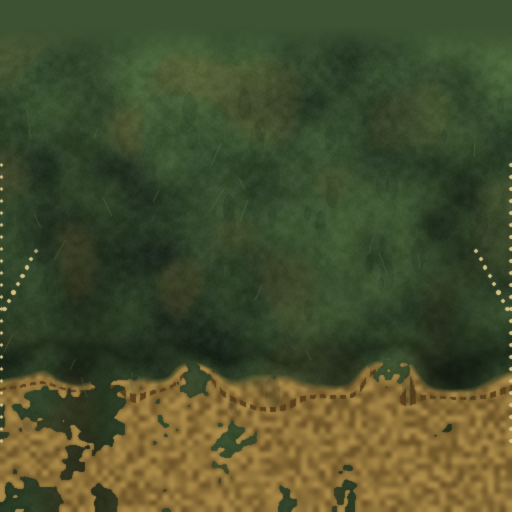
#> input picture art-src/personagens/arqueiro/texturas_capuz/T_Capuz_BC.png, 512 x 512 px, found by its file name
$ python tex2.py
#> lines starting #> are read from the running program, lines starting #| are printed output that depends on the picture
import numpy as np, os
import os as _os
_AQUI = _os.path.dirname(_os.path.abspath(__file__))
_R7 = _os.path.dirname(_AQUI)
_RAIZ = _os.path.abspath(_os.path.join(_R7, "..", "..", "..", ".."))
FONTE = _os.environ.get("ARQ_FONTE_ORIG", _os.path.join(_R7, "_fonte_original"))   # GLBs/texturas pre-polida (somente leitura)
SAIDA = _os.environ.get("ARQ_SAIDA", _os.path.join(_RAIZ, "godot", "art", "models", "personagens", "arqueiro"))
TRAB = _os.environ.get("ARQ_TRAB", _os.path.join(_R7, "_trabalho", "capuz"))   # intermediarios (fora do git)
_os.makedirs(TRAB, exist_ok=True)
from PIL import Image, ImageFilter
rng=np.random.default_rng(7)
def weave(h,w,p=6,amp=0.07):
    y,x=np.mgrid[0:h,0:w].astype(float)
    a=np.sin(2*np.pi*x/p)*np.sin(2*np.pi*y/p)       # tafeta
    th=np.sin(2*np.pi*(x+ (y//p)%2*p/2)/p)         # fio
    n=rng.normal(0,1,(h,w)); n=np.array(Image.fromarray(((n-n.min())/(np.ptp(n))*255).astype(np.uint8)).filter(ImageFilter.GaussianBlur(1.2)),float)/255-0.5
    return 1+amp*(0.6*a+0.4*th)+0.10*n
# ---- capuz
o=Image.open(os.path.join(TRAB,"orig","T_Capuz_BC.png")).convert("RGB"); A=np.array(o,float)/255; H,W,_=A.shape
#> further down, o is the input picture: PIL image 512x512 RGB; mean R, G, B 71.2, 78.7, 45
#> after `H, W, _ = A.shape`: H = 512; W = 512
band=int(H*0.745)
#> band = 381
lum=A[:,:,1]
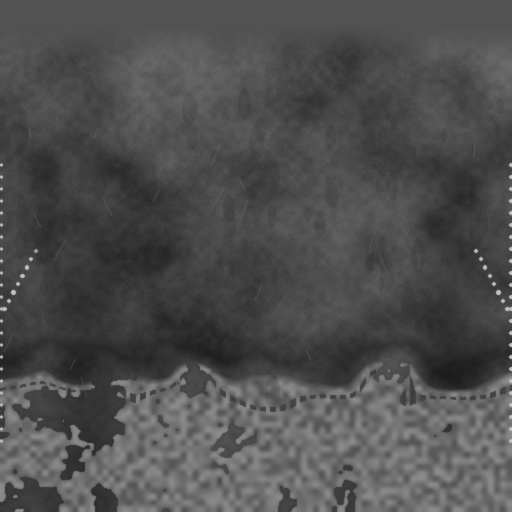
#> lum: shape (512, 512) float64; min 0.102, max 0.769, mean 0.309
col=lum[int(H*.08):band].mean(0)
#> col = 512 values, max 0.4 at index 511, min 0.231 at index 79, mean 0.27
k=np.ones(25)/25; colw=np.convolve(np.r_[col[-12:],col,col[:12]],k,'valid')[:W]
#> after `colw = np.convolve(np.r_[col[-12:], col, col[:12]], k, 'valid')[:W]`: colw = 512 values, max 0.306 at index 502, min 0.233 at index 88, mean 0.27
colw=(colw-colw.mean())/colw.std()
#> colw = 512 values, max 1.9 at index 502, min -2.01 at index 88, mean -4.16e-16
# dobras largas suaves em v tambem (caimento): 2 faixas verticais largas + gradiente para o barrado
y,x=np.mgrid[0:H,0:W].astype(float)
base=np.array([0.16,0.31,0.125])
fold=0.9*colw[None,:]*0.16+0.16*np.sin(2*np.pi*(x/W*2+0.1))+0.06*np.sin(2*np.pi*(x/W*5+0.4)+y/H*3)
fv=1-0.18*(np.clip((y-H*0.55)/(H*0.2),0,1))        # escurece perto do barrado
vig=1-0.25*np.clip(1-y/(H*0.08),0,1)*0
G=base[None,None,:]*(1+fold+0.0)[:,:,None]*fv[:,:,None]
# luz suave: topo mais claro
G=G*(1+0.30*np.clip(1-y/H*1.4,0,1)**1.5)[:,:,None]
G[:,:,1]*=1+0.10*np.clip(np.sin(2*np.pi*(x/W*2+0.1)),0,1)
G[:,:,0]*=1+0.18*np.clip(np.sin(2*np.pi*(x/W*2+0.1)),0,1)
G=G*weave(H,W)[:,:,None]
# tom: leve variacao de matiz (verde-oliva) em manchas MUITO suaves
n=rng.normal(0,1,(H//16,W//16)); n=np.array(Image.fromarray(((n-n.min())/np.ptp(n)*255).astype(np.uint8)).resize((W,H),Image.BICUBIC),float)/255-0.5
G[:,:,0]*=1+0.10*n; G[:,:,2]*=1-0.08*n
# faixa superior lisa original (tampa do capuz) = mesma base
# barrado bege: suaviza o ruido, trama e mantem pespontos
T=np.array(o.filter(ImageFilter.GaussianBlur(14)),float)/255
T[:]=np.array([0.66,0.53,0.29])*(1+0.1*np.sin(np.arange(W)/W*2*np.pi*3))[None,:,None]
Tl=np.array(o,float)/255
Tb=np.array(o.filter(ImageFilter.GaussianBlur(3)),float)/255
dash=np.clip((Tb.mean(2)-Tl.mean(2))*6,0,1)[:,:,None]     # pixels mais escuros que a vizinhanca = pesponto
tan=T*weave(H,W,5,0.09)[:,:,None]; tan=tan*(1-dash*0.9)+Tl*dash*0.9*0.8
#> after `tan = tan * (1 - dash * 0.9) + Tl * dash * 0.9 * 0.8`:
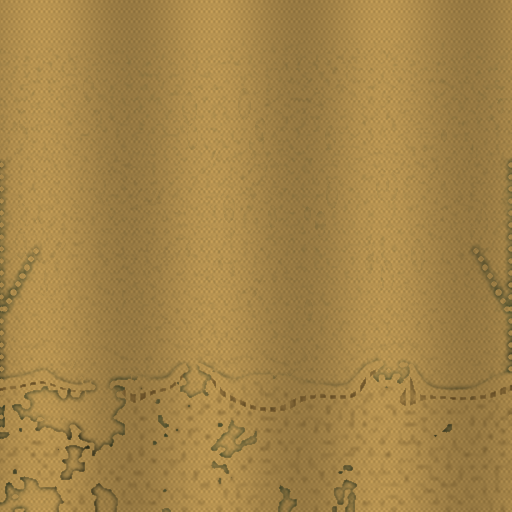
#> tan: shape (512, 512, 3) float64; mean R, G, B 0.645, 0.519, 0.284
# transicao capuz -> barrado: usa mascara original (verde vs bege)
r=Tl[:,:,0]-Tl[:,:,1]; m=np.clip((r+0.02)*14,0,1)      # bege: r>g
#> after `r = Tl[:, :, 0] - Tl[:, :, 1]`:
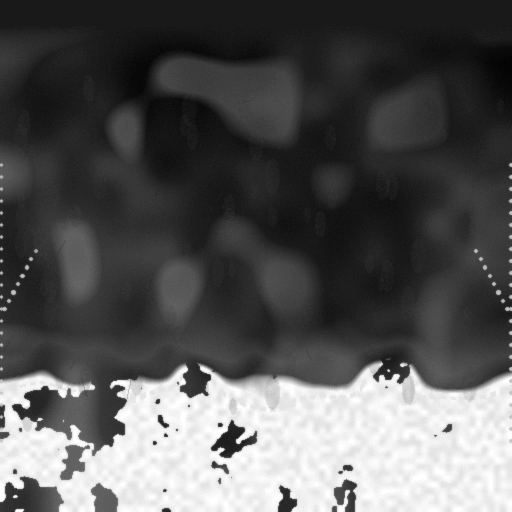
#> r: shape (512, 512) float64; min -0.11, max 0.125, mean -0.0293; drawn with min black and max white
m=np.array(Image.fromarray((m*255).astype(np.uint8)).filter(ImageFilter.GaussianBlur(0.8)),float)/255
m[:int(H*0.7)]=0
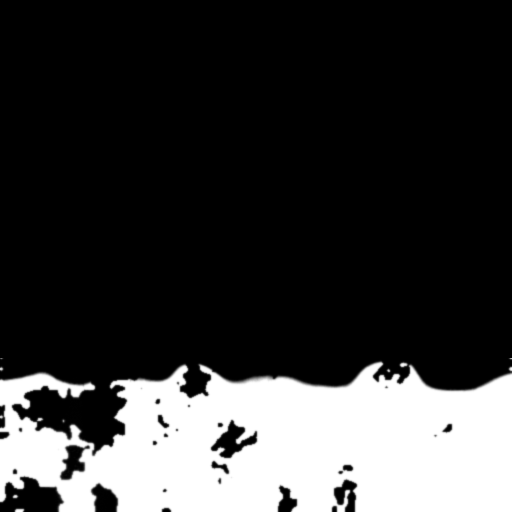
#> m: shape (512, 512) float64; min 0, max 1, mean 0.222
out=G*(1-m[:,:,None])+tan*m[:,:,None]
# pespontos originais verticais nas bordas laterais (u=0/1)
sd=np.zeros((H,W)); sd[:, :8]=1; sd[:, -8:]=1
edge=np.clip((Tl.mean(2)-A.mean(2).mean()*0)*0,0,1)
#> edge: shape (512, 512) float64; every value is 0
ob=np.clip(Tl.mean(2)-G.mean(2),0,1)
out=np.where((sd[:,:,None]>0)&(Tl.mean(2)[:,:,None]>0.5),Tl,out)
# costura continua: linha de pesponto vertical nas bordas (ja) e sombra da dobra
Image.fromarray((np.clip(out,0,1)*255).astype(np.uint8)).save(os.path.join(TRAB,"T_Capuz_BC_new.png"))
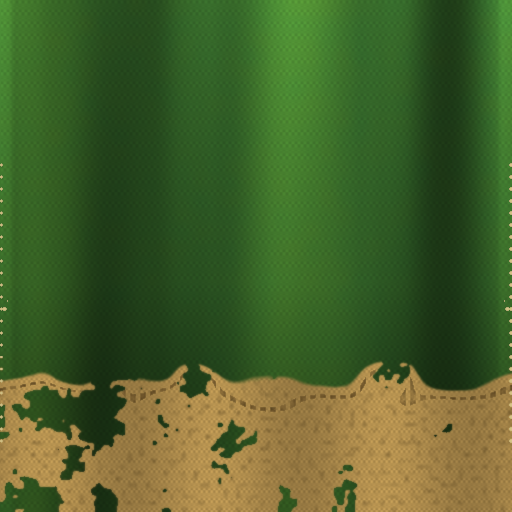
#> saved as T_Capuz_BC_new.png: PIL image 512x512 RGB; mean R, G, B 72.6, 97.5, 42.2
# ---- face (CapuzDetalhe): quadrante verde 0..256 x 0..256 (topo-esq)
d=Image.open(os.path.join(TRAB,"orig","T_CapuzDetalhe_BC.png")).convert("RGB"); D=np.array(d,float)/255
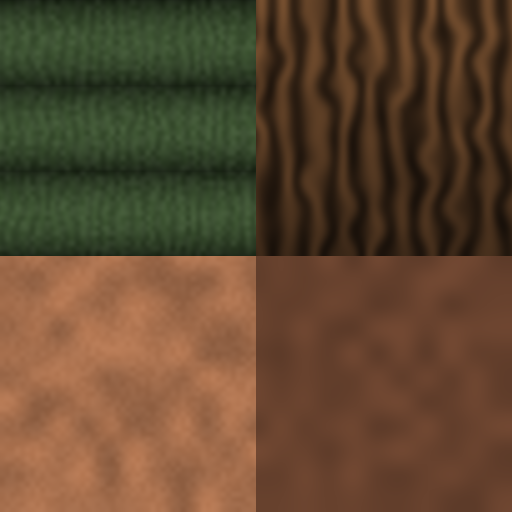
#> input picture art-src/personagens/arqueiro/texturas_capuz/T_CapuzDetalhe_BC.png, 512 x 512 px, found by its file name
#> further down, d is the input picture: PIL image 512x512 RGB; mean R, G, B 95.4, 71.4, 47.1
Q=256
y,x=np.mgrid[0:Q,0:Q].astype(float)
b=np.array([0.20,0.37,0.15])
# dobras grandes diagonais que convergem ao centro + 2 pregas verticais; nada periodico
f=0.20*np.sin(2*np.pi*(0.9*x/Q+0.45*y/Q)+0.8)+0.16*np.sin(2*np.pi*(1.0*x/Q-0.6*y/Q)+2.1)+0.10*np.sin(2*np.pi*(2.3*x/Q)+0.3)
sh=np.clip(np.sin(2*np.pi*(0.9*x/Q+0.45*y/Q)+0.8),-1,0)*0.30
G2=b[None,None,:]*(1+f+sh)[:,:,None]*weave(Q,Q,5,0.08)[:,:,None]
n=rng.normal(0,1,(Q//16,Q//16)); n=np.array(Image.fromarray(((n-n.min())/np.ptp(n)*255).astype(np.uint8)).resize((Q,Q),Image.BICUBIC),float)/255-0.5
G2[:,:,0]*=1+0.1*n
# costura: pesponto tracejado grosso (3px) em curva, com sombra e furinhos
for xx in range(Q):
    yy=int(Q*0.5+8*np.sin(2*np.pi*xx/Q*1.0))
    if (xx//8)%2==0:
        for dy in (-3,-2,-1,0,1,2,3):
            if abs(dy)<=1: G2[yy+dy,xx]=np.array([0.80,0.72,0.46])*(1-0.12*abs(dy))
            elif abs(dy)==2: G2[yy+dy,xx]=G2[yy+dy,xx]*0.62
            else: G2[yy+dy,xx]=G2[yy+dy,xx]*0.85
D[:Q,:Q]=np.clip(G2,0,1)
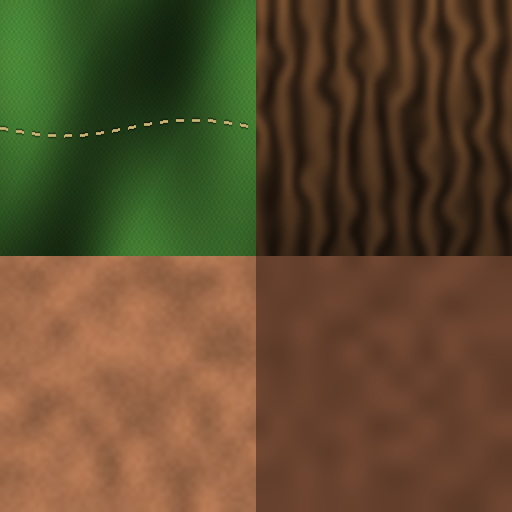
#> D: shape (512, 512, 3) float64; mean R, G, B 0.37, 0.296, 0.178
Image.fromarray((D*255).astype(np.uint8)).save(os.path.join(TRAB,"T_CapuzDetalhe_BC_new.png"))
